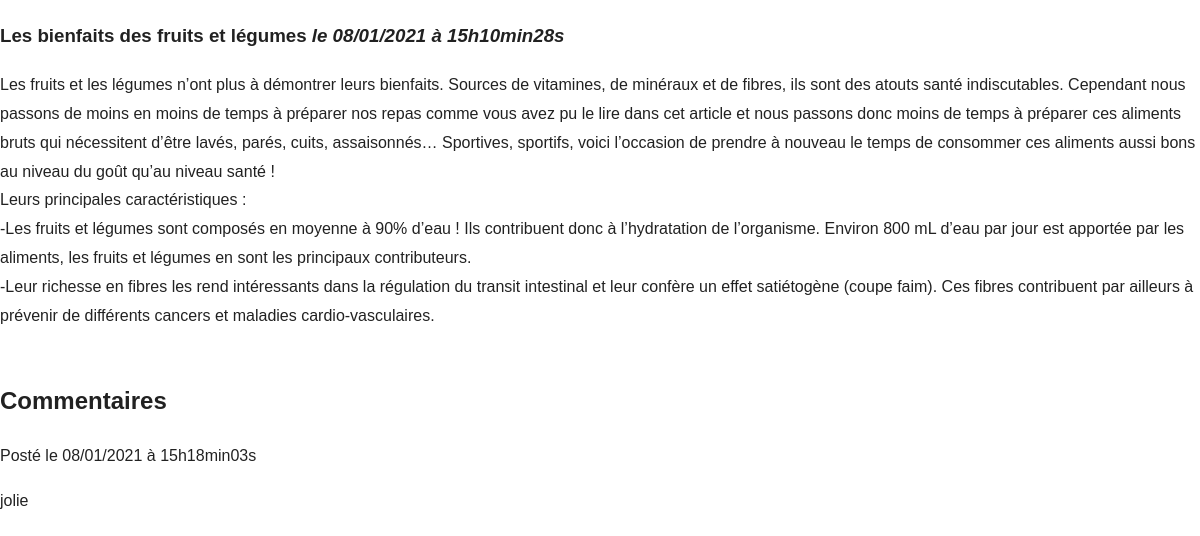
Screenshot of /allComments.php?comment=3 with the database file from the repository.
### tables this page shows
CREATE TABLE `articles` (
  `id` int(11) NOT NULL,
  `admin_id` int(11) NOT NULL,
  `title` varchar(100) NOT NULL,
  `content` text NOT NULL,
  `post_time` datetime NOT NULL DEFAULT current_timestamp()
);

CREATE TABLE `commentaires` (
  `id` int(11) NOT NULL,
  `post_id` int(11) NOT NULL,
  `comment_id` int(11) NOT NULL,
  `content` text NOT NULL,
  `post_time` datetime NOT NULL DEFAULT current_timestamp()
);

### allComments.php (the view, shortened to what this page needs)
<!DOCTYPE html>
<html lang="en">
    <head>
	<link href="style.css" rel="stylesheet" />
    </head>
    <body>
<?php
include('init_db.php');
$req = $bdd->prepare('SELECT id, title, content, DATE_FORMAT(post_time, \'%d/%m/%Y à %Hh%imin%ss\') AS date_creation_fr FROM articles WHERE id = ?');
$req->execute(array($_GET['comment']));
$donnees = $req->fetch();
?>
<div class="news">
    <h3>
        <?php echo htmlspecialchars($donnees['title']); ?>
        <em>le <?php echo $donnees['date_creation_fr']; ?></em>
    </h3>
    <p>
    <?php
    echo nl2br(htmlspecialchars($donnees['content']));
    ?>
    </p>
</div>
<h2>Commentaires</h2>
<?php
$req = $bdd->prepare('SELECT content, DATE_FORMAT(post_time, \'%d/%m/%Y à %Hh%imin%ss\') AS date_commentaire_fr FROM commentaires WHERE post_id = ? ORDER BY date_commentaire_fr desc');
$req->execute(array($_GET['comment']));
while ($donnees = $req->fetch())
{
?>
<p>Posté</strong> le <?php echo $donnees['date_commentaire_fr']; ?></p>
<p><?php echo nl2br(htmlspecialchars($donnees['content'])); ?></p>
<?php
}
?>
</body>
</html>

### style.css (style rules this page uses)
* { box-sizing: border-box; padding: 0; text-decoration: none; list-style: none; }
body,html { font-size: 16px; color: rgba(0, 0, 0, 0.87); font-family: "Exo", sans-serif; line-height: 1.8; margin: 0; font-weight: 500; }

### rows the page displays
articles: title "Les bienfaits des fruits et légumes", content "Les fruits et les légumes n’ont plus à démontrer leurs bienfaits. Sources de vitamines, de minéraux et de fibres, ils sont des atouts santé indiscutables. Cependant nous passons de moins en moins de temps à préparer nos repas comme vous avez pu le lire dans cet article et nous passons donc moins de temps à préparer ces aliments bruts qui nécessitent d’être lavés, parés, cuits, assaisonnés… Sportives, sportifs, voici l’occasion de prendre à nouveau le temps de consommer ces aliments aussi bons au niveau du goût qu’au niveau santé ! Leurs principales caractéristiques : -Les fruits et légumes sont composés en moyenne à 90% d’eau ! Ils contribuent donc à l’hydratation de l’organisme. Environ…"
commentaires: date_commentaire_fr "08/01/2021 à 15h18min03s", content "jolie"

### other values shown
$donnees['date_creation_fr'] "08/01/2021 à 15h10min28s"
